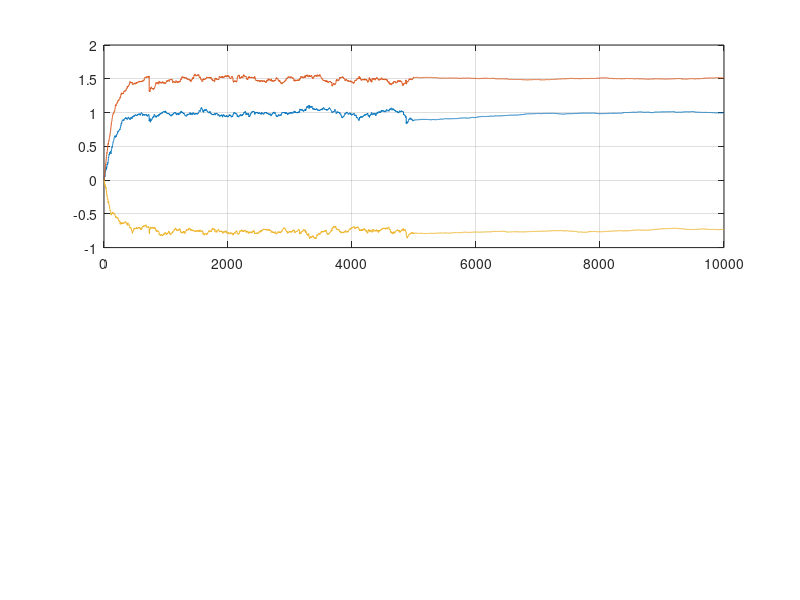

The MATLAB source for this figure: (Note: this script raises an error after producing the figure.)
close all;
clear all;

n = 2; % filter order
miu = 0.01; % step size 

T=10000;
sigma=0.01;
x=randn(1,T);
d=filter([1,2],[1,0.5],x)+sigma*randn(1,T);

% Transversaal filter order n
%          ------        ------
%  x ---- | z^-1 | ---- | z^-1 | --- ... ---
%     |    ------    |   ------           |
%     |              |                    |
%     x0             x1                  xn

% Theoretical impulse response
h = filter([1,2],[1,0.5], [1 zeros(1,n)]);

% time vertically 
% weights horizontally
W = zeros(T+1, n+1);

xx = zeros(1, n+1);
e = zeros(T,1);

for t=1:T
    if t==floor(T/2)
        miu = 0.1*miu;
    end
    xx =[x(t) xx(1:n)]; % tapped delay line signals
    y = W(t,:)*xx';
    e(t) = d(t)-y;
    W(t+1,:) = W(t,:)+2*miu*xx*e(t) / (1e-300 + xx*xx');
end

lambda = 0.99; % Forget factor
% winfilter = filter(1-lambda

figure(1); 
subplot(2,1,1);
plot(0:T,W);
hold on; grid on;
for i=1:n+1
    yline(h(i));
end
hold off;
subplot(2,1,2);

